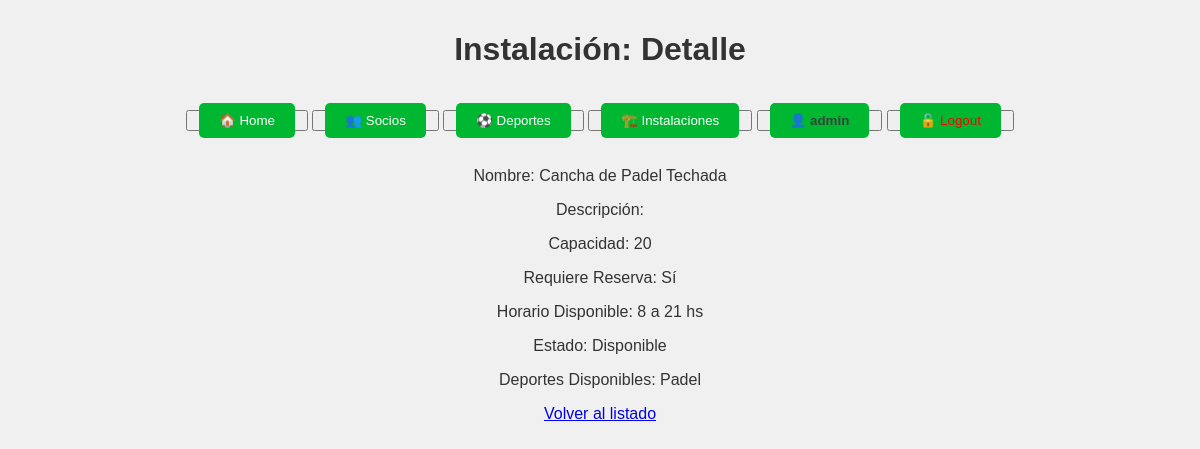
Page /instalaciones/6/ (signed in) on the earlier database version.
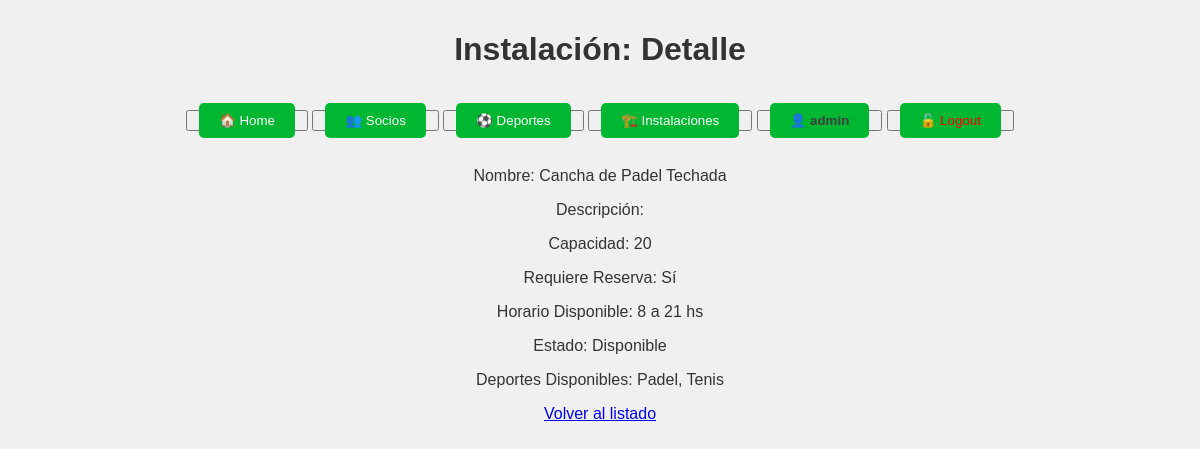
Same page on the later database version.
### club/models.py (models this page shows, shortened)
class Deporte(models.Model):
    instalaciones = models.ManyToManyField('Instalacion', related_name='deportes')
    nombre = models.CharField(max_length=100, unique=True)
    descripcion = models.TextField(blank=True, null=True)
    cuota_mensual = models.DecimalField(max_digits=8, decimal_places=2, help_text="Cuota mensual para participar en este deporte.")
    disponible = models.BooleanField(default=True)

### club/views.py (the view)
# urls.py: path('instalaciones/<int:pk>/', InstalacionDetailView.as_view(), name='instalaciones_detail'),
class InstalacionDetailView(LoginRequiredMixin, DetailView):
    model = Instalacion
    template_name = 'club/instalaciones_detail.html'

### templates/club/instalaciones_detail.html
{% extends 'club/base.html' %}
{% block titulo %}
    Instalación: Detalle
{% endblock titulo %}
{% block main %}
    <p>Nombre: {{ object.nombre }}</p>
    <p>Descripción: {{ object.descripcion }}</p>
    <p>Capacidad: {{ object.capacidad }}</p>
    <p>Requiere Reserva: {{ object.necesita_reserva|yesno:"Sí,No" }}</p>
    <p>Horario Disponible: {{ object.horario_disponible }}</p>
    <p>Estado: {{ object.disponible|yesno:"Disponible,No Disponible" }}</p>
    <p>Deportes Disponibles: {% for deporte in object.deportes.all %} {{ deporte.nombre }}{% if not forloop.last %}, {% endif %}{% empty %} Ningún deporte asociado {% endfor %}</p>
    <a href="{% url 'instalaciones_list' %}">Volver al listado</a>
{% endblock %}

Differences in the rows shown:
shown differently, row unchanged: Deporte "Padel": now shows ","
added Deporte: nombre "Tenis"
